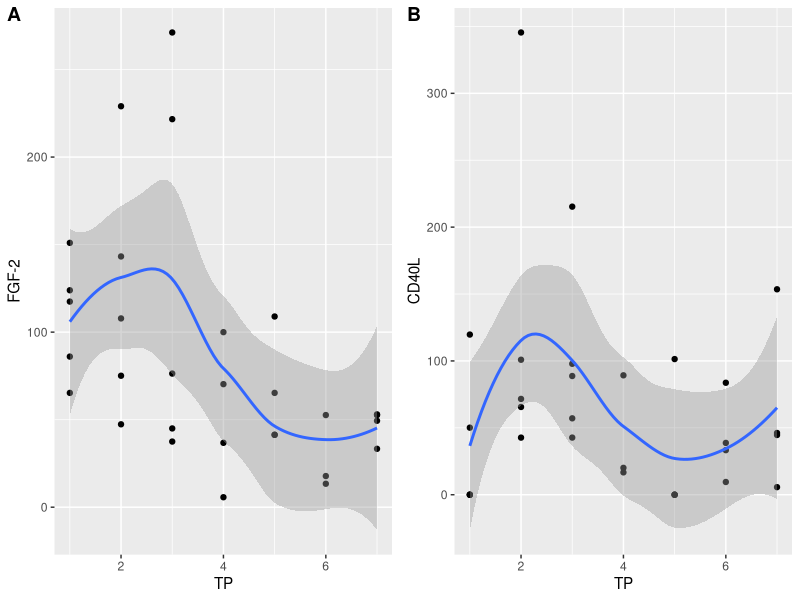
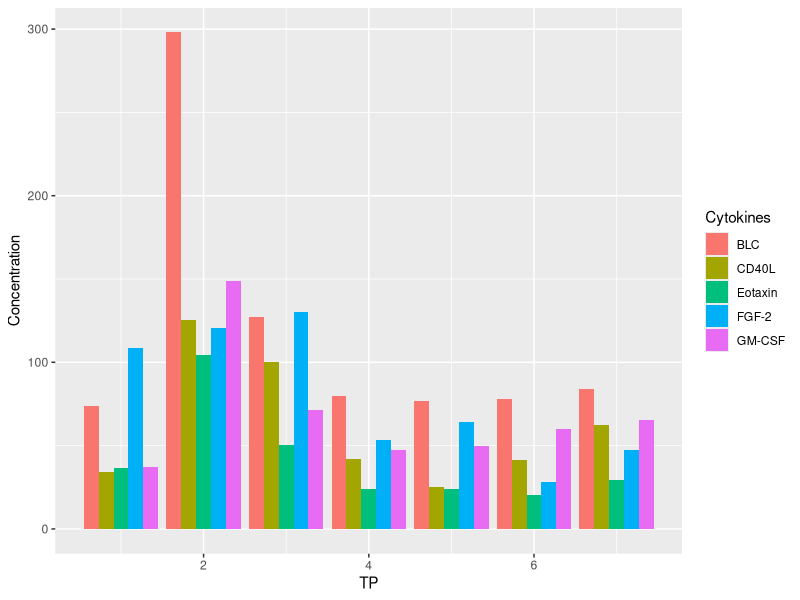
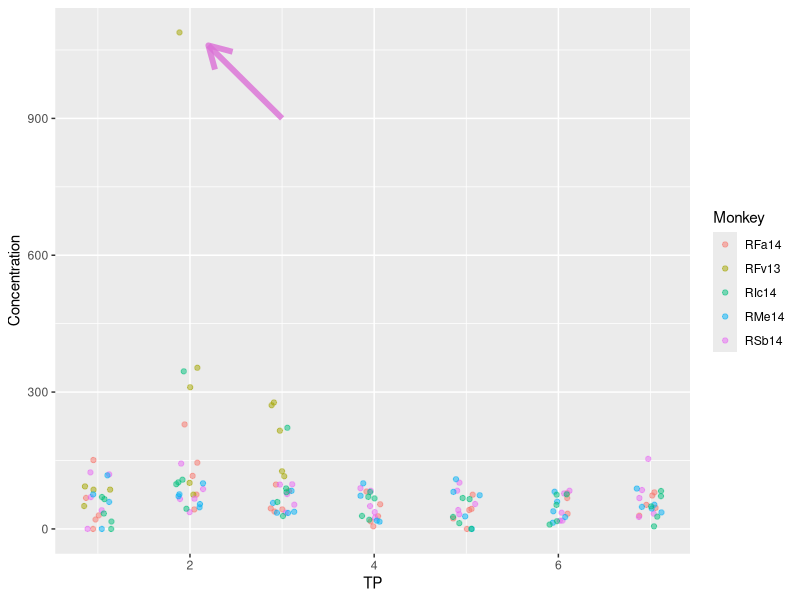
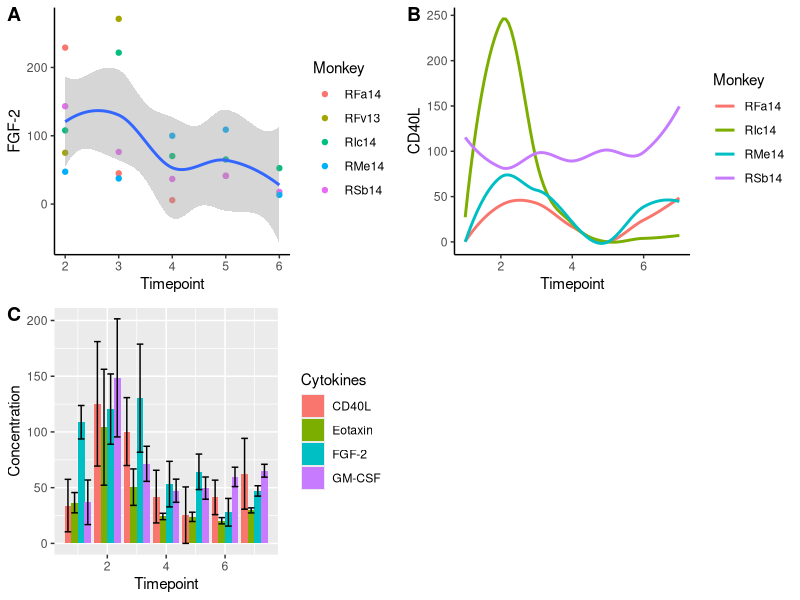

Source code (R) for these figures, in order:
## ---- chunk 1
knitr::opts_chunk$set(echo = TRUE)
library(tidyverse)
cyto_data <- readxl::read_excel("Cytokine-Results_MULTIPL.615133.xlsx", skip = 1, sheet = 2)

## ---- chunk 2
library(cowplot)
cyto_data_small <- read_csv(file="Cytokine-Results_small.csv", skip = 1)
## ---- chunk 3
    p1 <- ggplot(data = cyto_data_small, mapping = aes(x = TP, y = `FGF-2`)) + 
      geom_point() + 
      geom_smooth()
    
    p2 <- ggplot(data = cyto_data_small, mapping = aes(x = TP, y = CD40L)) + 
      geom_point() + 
      geom_smooth()
    
    plot_grid(p1, p2, labels = "AUTO")
    
## ---- chunk 4
    
    cyto_data_sl <- pivot_longer(cyto_data_small, cols = 5:9, names_to = "Cytokines", values_to = "Concentration")
    
    ggplot(data = cyto_data_sl, mapping = aes(x = TP, y = Concentration, fill = Cytokines)) +
      geom_bar(stat = "summary", fun = "mean", position = "dodge")
    
## ---- chunk 5

ggplot(data = cyto_data_sl, mapping = aes(x = TP, y = Concentration, color = Monkey)) +
  geom_jitter(width = 0.15, alpha = 0.5) +
  annotate("segment", x = 3, xend = 2.2, y = 900, yend = 1060, colour = "orchid", size=2, alpha=0.8, arrow=arrow())
    
## ---- chunk 6
    
    p1 <- ggplot(data = filter(cyto_data_small, TP %in% 2:6), 
                 mapping = aes(x = TP, y = `FGF-2`)) +
      geom_point(mapping = aes(color = Monkey)) +
      geom_smooth() +
      labs(x = "Timepoint")+
      theme_classic() 
    
    p2 <- ggplot(data = filter(cyto_data_small, Monkey != "RFv13"), 
                 mapping = aes( x = TP, y = CD40L, color = Monkey)) +
            geom_smooth(se = FALSE) +
            labs(x = "Timepoint")+
            theme_classic()
    
    p3 <- ggplot(data = filter(cyto_data_sl, Cytokines != "BLC"), mapping = aes(x = TP, y = Concentration, fill = Cytokines)) +
      geom_bar(stat = "summary", fun = "mean", position = "dodge") +
      geom_errorbar(stat = "summary", fun.data = "mean_se", position = "dodge") +
      labs(x = "Timepoint")

    
      plot_grid(p1, p2, p3, labels = "AUTO")
  
